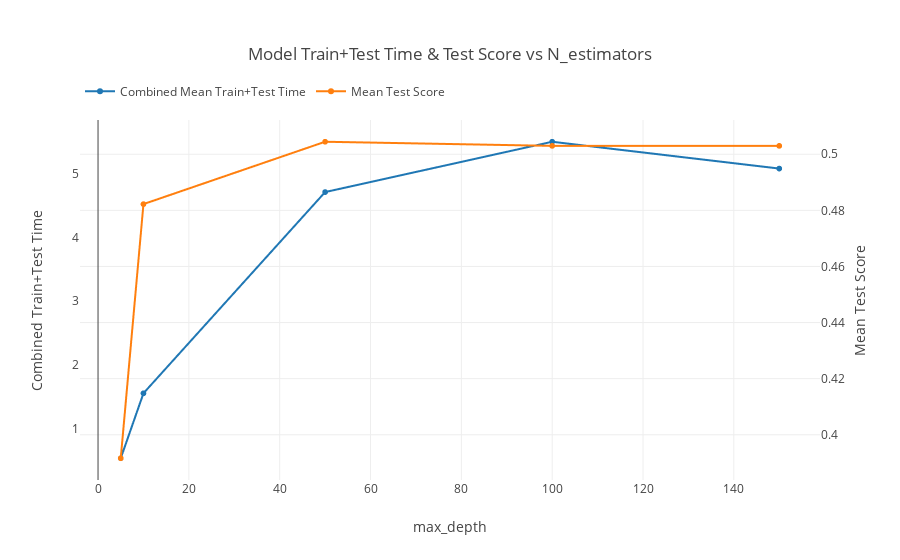

The notebook cell saved with this chart:
### Code cell
plot_cv(results, param='max_depth')

### Figure 1 — Plotly figure (JSON) as saved in the notebook; plotly's stock layout.template omitted (floating-point values rounded to 4 significant figures)
{"data": [{"mode": "lines+markers", "name": "Combined Mean Train+Test Time", "type": "scattergl", "uid": "bd3c68b6-a666-11e9-a3d1-28c63f3df6d4", "x": [5, 10, 50, 100, 150], "y": [0.5383, 1.557, 4.712, 5.501, 5.081]}, {"mode": "lines+markers", "name": "Mean Test Score", "type": "scattergl", "uid": "bd3c68b7-a666-11e9-959e-28c63f3df6d4", "x": [5, 10, 50, 100, 150], "y": [0.3916, 0.4822, 0.5045, 0.503, 0.503], "yaxis": "y2"}], "layout": {"legend": {"orientation": "h", "y": 1.12}, "margin": {"t": 120}, "title": "Model Train+Test Time & Test Score vs N_estimators", "xaxis": {"title": "max_depth"}, "yaxis": {"title": "Combined Train+Test Time"}, "yaxis2": {"side": "right", "title": "Mean Test Score"}}}
